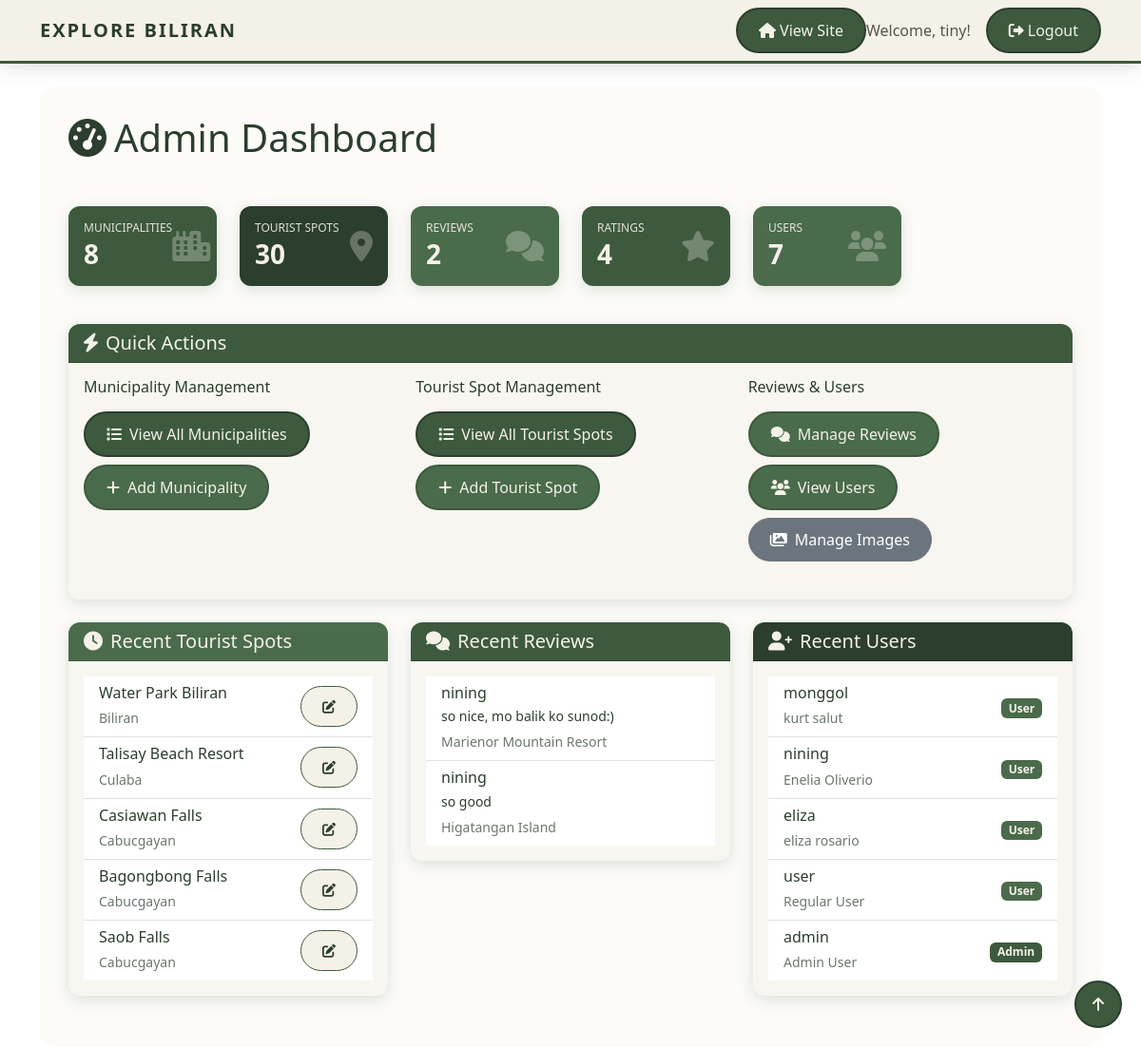
/admin-dashboard/ (signed in), run on the app's committed database.
### tourism/models.py (models this page shows, shortened)
class TouristSpot(models.Model):
    name = models.CharField(max_length=200)
    municipality = models.ForeignKey(Municipality, on_delete=models.CASCADE, related_name='tourist_spots')
    description = models.TextField()
    image = models.ImageField(upload_to='tourist_spots/', null=True, blank=True)
    address = models.CharField(max_length=500)
    latitude = models.FloatField(null=True, blank=True)
    longitude = models.FloatField(null=True, blank=True)
    created_at = models.DateTimeField(auto_now_add=True)

class Municipality(models.Model):
    name = models.CharField(max_length=100)
    description = models.TextField()
    image = models.ImageField(upload_to='municipalities/', null=True, blank=True)

class Review(models.Model):
    tourist_spot = models.ForeignKey(TouristSpot, on_delete=models.CASCADE, related_name='reviews')
    user = models.ForeignKey(User, on_delete=models.CASCADE)
    comment = models.TextField()
    image = models.ImageField(upload_to='review_images/', null=True, blank=True)
    created_at = models.DateTimeField(auto_now_add=True)

### tourism/views.py (the view)
# urls.py: path('', views.admin_dashboard, name='admin_dashboard'),
@login_required
@user_passes_test(is_admin)
def admin_dashboard(request):
    from django.contrib.auth.models import User
    municipalities_count = Municipality.objects.count()
    tourist_spots_count = TouristSpot.objects.count()
    reviews_count = Review.objects.count()
    ratings_count = Rating.objects.count()
    users_count = User.objects.count()
    recent_spots = TouristSpot.objects.all().order_by('-created_at')[:5]
    recent_reviews = Review.objects.all().order_by('-created_at')[:5]
    recent_users = User.objects.all().order_by('-date_joined')[:5]
    context = {
        'municipalities_count': municipalities_count,
        'tourist_spots_count': tourist_spots_count,
        'reviews_count': reviews_count,
        'ratings_count': ratings_count,
        'users_count': users_count,
        'recent_spots': recent_spots,
        'recent_reviews': recent_reviews,
        'recent_users': recent_users,
    }
    return render(request, 'tourism/admin_dashboard.html', context)

### tourism/templates/tourism/admin_dashboard.html (shortened to what this page needs)
{% extends 'tourism/base.html' %}
{% load static %}
{% block content %}
<div class="admin-dashboard-container">
    <div class="row mb-4">
        <div class="col-12">
            <h1 class="mb-4" style="color: var(--brand-dark);">
                <i class="fas fa-tachometer-alt me-2"></i>Admin Dashboard
            </h1>
        </div>
    </div>
    <div class="row mb-4">
        <div class="col-lg-2 col-md-4 mb-3">
            <div class="card stats-card" style="background: var(--brand-primary);">
                <div class="card-body" style="color: var(--brand-cream);">
                    <div class="d-flex justify-content-between align-items-center">
                        <div>
                            <h6 class="text-uppercase mb-1" style="opacity: 0.9; font-size: 0.75rem;">Municipalities</h6>
                            <h3 class="mb-0 fw-bold">{{ municipalities_count }}</h3>
                        </div>
                        <i class="fas fa-city fa-2x" style="opacity: 0.3;"></i>
                    </div>
                </div>
            </div>
        </div>
        <div class="col-lg-2 col-md-4 mb-3">
            <div class="card stats-card" style="background: var(--brand-dark);">
                <div class="card-body" style="color: var(--brand-cream);">
                    <div class="d-flex justify-content-between align-items-center">
                        <div>
                            <h6 class="text-uppercase mb-1" style="opacity: 0.9; font-size: 0.75rem;">Tourist Spots</h6>
                            <h3 class="mb-0 fw-bold">{{ tourist_spots_count }}</h3>
                        </div>
                        <i class="fas fa-map-marker-alt fa-2x" style="opacity: 0.3;"></i>
                    </div>
                </div>
            </div>
        </div>
        <div class="col-lg-2 col-md-4 mb-3">
            <div class="card stats-card" style="background: var(--brand-accent);">
                <div class="card-body" style="color: var(--brand-cream);">
                    <div class="d-flex justify-content-between align-items-center">
                        <div>
                            <h6 class="text-uppercase mb-1" style="opacity: 0.9; font-size: 0.75rem;">Reviews</h6>
                            <h3 class="mb-0 fw-bold">{{ reviews_count }}</h3>
                        </div>
                        <i class="fas fa-comments fa-2x" style="opacity: 0.3;"></i>
                    </div>
                </div>
            </div>
        </div>
        <div class="col-lg-2 col-md-4 mb-3">
            <div class="card stats-card" style="background: var(--brand-primary);">
                <div class="card-body" style="color: var(--brand-cream);">
                    <div class="d-flex justify-content-between align-items-center">
                        <div>
                            <h6 class="text-uppercase mb-1" style="opacity: 0.9; font-size: 0.75rem;">Ratings</h6>
                            <h3 class="mb-0 fw-bold">{{ ratings_count }}</h3>
                        </div>
                        <i class="fas fa-star fa-2x" style="opacity: 0.3;"></i>
                    </div>
                </div>
            </div>
        </div>
        <div class="col-lg-2 col-md-4 mb-3">
            <div class="card stats-card" style="background: var(--brand-accent);">
                <div class="card-body" style="color: var(--brand-cream);">
                    <div class="d-flex justify-content-between align-items-center">
                        <div>
                            <h6 class="text-uppercase mb-1" style="opacity: 0.9; font-size: 0.75rem;">Users</h6>
                            <h3 class="mb-0 fw-bold">{{ users_count }}</h3>
                        </div>
                        <i class="fas fa-users fa-2x" style="opacity: 0.3;"></i>
                    </div>
                </div>
            </div>
        </div>
    </div>
    <div class="row mb-4">
        <div class="col-12">
            <div class="card">
                <div class="card-header" style="background: var(--brand-primary); color: var(--brand-cream);">
                    <h5 class="mb-0"><i class="fas fa-bolt me-2"></i>Quick Actions</h5>
                </div>
                <div class="card-body">
                    <div class="row">
                        <div class="col-md-4 mb-3">
                            <h6 class="mb-3" style="color: var(--brand-dark);">Municipality Management</h6>
                            <a href="{% url 'admin_municipality_list' %}" class="btn btn-primary me-2 mb-2">
                                <i class="fas fa-list me-2"></i>View All Municipalities
                            </a>
                            <a href="{% url 'admin_municipality_add' %}" class="btn btn-success me-2 mb-2">
                                <i class="fas fa-plus me-2"></i>Add Municipality
                            </a>
                        </div>
                        <div class="col-md-4 mb-3">
                            <h6 class="mb-3" style="color: var(--brand-dark);">Tourist Spot Management</h6>
                            <a href="{% url 'admin_tourist_spot_list' %}" class="btn btn-primary me-2 mb-2">
                                <i class="fas fa-list me-2"></i>View All Tourist Spots
                            </a>
                            <a href="{% url 'admin_tourist_spot_add' %}" class="btn btn-success me-2 mb-2">
                                <i class="fas fa-plus me-2"></i>Add Tourist Spot
                            </a>
                        </div>
                        <div class="col-md-4 mb-3">
                            <h6 class="mb-3" style="color: var(--brand-dark);">Reviews & Users</h6>
                            <a href="{% url 'admin_reviews_list' %}" class="btn btn-warning me-2 mb-2">
                                <i class="fas fa-comments me-2"></i>Manage Reviews
                            </a>
                            <a href="{% url 'admin_users_list' %}" class="btn btn-info me-2 mb-2">
                                <i class="fas fa-users me-2"></i>View Users
                            </a>
                            <a href="{% url 'admin_images_manage' %}" class="btn btn-secondary me-2 mb-2">
                                <i class="fas fa-images me-2"></i>Manage Images
                            </a>
                        </div>
                    </div>
                </div>
            </div>
        </div>
    </div>
    <div class="row">
        <div class="col-md-4 mb-4">
            <div class="card">
                <div class="card-header" style="background: var(--brand-accent); color: var(--brand-cream);">
                    <h5 class="mb-0"><i class="fas fa-clock me-2"></i>Recent Tourist Spots</h5>
                </div>
                <div class="card-body">
                    {% if recent_spots %}
                        <div class="list-group list-group-flush">
                            {% for spot in recent_spots %}
                            <div class="list-group-item d-flex justify-content-between align-items-center">
                                <div>
                                    <h6 class="mb-1" style="color: var(--brand-dark);">{{ spot.name }}</h6>
                                    <small style="color: var(--brand-dark); opacity: 0.7;">{{ spot.municipality.name }}</small>
                                </div>
                                <a href="{% url 'admin_tourist_spot_edit' spot.id %}" class="btn btn-sm btn-outline-primary">
                                    <i class="fas fa-edit"></i>
                                </a>
                            </div>
                            {% endfor %}
                        </div>
                    {% else %}
                        <p class="mb-0" style="color: var(--brand-dark);">No tourist spots yet.</p>
                    {% endif %}
                </div>
            </div>
        </div>
        <div class="col-md-4 mb-4">
            <div class="card">
                <div class="card-header" style="background: var(--brand-primary); color: var(--brand-cream);">
                    <h5 class="mb-0"><i class="fas fa-comments me-2"></i>Recent Reviews</h5>
                </div>
                <div class="card-body">
                    {% if recent_reviews %}
                        <div class="list-group list-group-flush">
                            {% for review in recent_reviews %}
                            <div class="list-group-item">
                                <div class="d-flex justify-content-between align-items-start">
                                    <div class="flex-grow-1">
                                        <h6 class="mb-1" style="color: var(--brand-dark);">{{ review.user.username }}</h6>
                                        <p class="mb-1 small" style="color: var(--brand-dark);">{{ review.comment|truncatewords:10 }}</p>
                                        <small style="color: var(--brand-dark); opacity: 0.7;">{{ review.tourist_spot.name }}</small>
                                    </div>
                                </div>
                            </div>
                            {% endfor %}
                        </div>
                    {% else %}
                        <p class="mb-0" style="color: var(--brand-dark);">No reviews yet.</p>
                    {% endif %}
                </div>
            </div>
        </div>
        <div class="col-md-4 mb-4">
            <div class="card">
                <div class="card-header" style="background: var(--brand-dark); color: var(--brand-cream);">
                    <h5 class="mb-0"><i class="fas fa-user-plus me-2"></i>Recent Users</h5>
                </div>
                <div class="card-body">
                    {% if recent_users %}
                        <div class="list-group list-group-flush">
                            {% for user in recent_users %}
                            <div class="list-group-item d-flex justify-content-between align-items-center">
                                <div>
                                    <h6 class="mb-1" style="color: var(--brand-dark);">{{ user.username }}</h6>
                                    <small style="color: var(--brand-dark); opacity: 0.7;">{{ user.first_name }} {{ user.last_name }}</small>
                                </div>
                                <div>
                                    {% if user.is_staff %}
                                        <span class="badge" style="background: var(--brand-primary); color: var(--brand-cream);">Admin</span>
                                    {% else %}
                                        <span class="badge" style="background: var(--brand-accent); color: var(--brand-cream);">User</span>
                                    {% endif %}
                                </div>
                            </div>
                            {% endfor %}
                        </div>
                    {% else %}
                        <p class="mb-0" style="color: var(--brand-dark);">No users yet.</p>
                    {% endif %}
                </div>
            </div>
        </div>
    </div>
</div>
{% endblock %}

### tourism/templates/tourism/base.html (shortened to what this page needs)
<!DOCTYPE html>
<html lang="en">
<head>
    {% load static %}
    <link href="https://cdn.jsdelivr.net/npm/bootstrap@5.3.0/dist/css/bootstrap.min.css" rel="stylesheet">
    <link href="https://cdnjs.cloudflare.com/ajax/libs/font-awesome/6.0.0/css/all.min.css" rel="stylesheet">
</head>
<body>
    {% if user.is_authenticated %}
    <nav class="navbar navbar-expand-lg navbar-light">
        <div class="container">
            <a class="navbar-brand fw-bold d-flex align-items-center gap-2" href="{% if user.is_staff or user.is_superuser %}{% url 'admin_dashboard' %}{% else %}{% url 'home' %}{% endif %}">
                <span class="text-uppercase" style="letter-spacing:2px; color: var(--brand-dark);">Explore Biliran</span>
            </a>
            <div class="navbar-nav ms-auto d-flex align-items-center">
                {% if user.is_staff or user.is_superuser %}
                    {% if request.resolver_match.url_name != 'admin_dashboard' and 'admin' in request.resolver_match.url_name %}
                            <i class="fas fa-arrow-left me-1"></i>Back
                        </a>
                    {% elif request.resolver_match.url_name == 'admin_dashboard' %}
                        <a class="btn btn-primary" href="{% url 'home' %}">
                            <i class="fas fa-home me-1"></i>View Site
                        </a>
                    {% elif request.resolver_match.url_name == 'home' %}
                        <a class="btn btn-primary" href="{% url 'admin_dashboard' %}">
                            <i class="fas fa-tachometer-alt me-1"></i>Back to Admin
                        </a>
                    {% endif %}
                {% else %}
                    {% if request.resolver_match.url_name != 'home' %}
                        {% comment %} <a class="btn btn-outline-secondary me-2" href="{% url 'home' %}"> {% endcomment %}
                    {% endif %}
                {% endif %}
                <span class="navbar-text me-3">
                    Welcome, {{ user.first_name|default:user.username }}!
                </span>
                <button class="btn btn-primary" data-bs-toggle="modal" data-bs-target="#logoutModal">
                    <i class="fas fa-sign-out-alt me-1"></i>Logout
                </button>
            </div>
        </div>
    </nav>
    {% endif %}
    <div class="container mt-4">
        {% block content %}
        {% endblock %}
    </div>
    <button id="scrollToTop" class="btn btn-primary d-flex align-items-center justify-content-center" style="position: fixed; bottom: 20px; right: 20px; z-index: 1000; border-radius: 50%; width: 50px; height: 50px; display: none; padding: 0;">
        <i class="fas fa-arrow-up"></i>
    </button>
</body>
</html>

### data on the page
TouristSpot: name "Water Park Biliran", municipality.name "Biliran"
TouristSpot: name "Talisay Beach Resort", municipality.name "Culaba"
TouristSpot: name "Casiawan Falls", municipality.name "Cabucgayan"
TouristSpot: name "Bagongbong Falls", municipality.name "Cabucgayan"
TouristSpot: name "Saob Falls", municipality.name "Cabucgayan"
Review: user.username "nining", comment "so nice, mo balik ko sunod:)", tourist_spot.name "Marienor Mountain Resort"
Review: user.username "nining", comment "so good", tourist_spot.name "Higatangan Island"

### other printed values
{{ user.first_name|default:user.username }} "tiny"
{{ municipalities_count }} "8"
{{ tourist_spots_count }} "30"
{{ reviews_count }} "2"
{{ ratings_count }} "4"
{{ users_count }} "7"
{{ user.username }} "monggol"
{{ user.first_name }} "kurt"
{{ user.last_name }} "salut"
{{ user.username }} "nining"
{{ user.first_name }} "Enelia"
{{ user.last_name }} "Oliverio"
{{ user.username }} "eliza"
{{ user.first_name }} "eliza"
{{ user.last_name }} "rosario"
